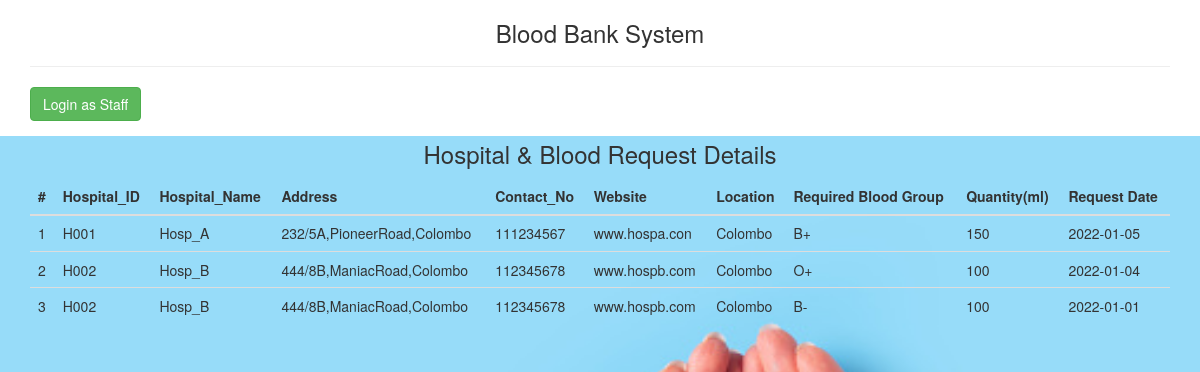
The page /php_files/index.php on the database its author committed.
### tables this page shows
CREATE TABLE `request` (
  `RequestID` varchar(20) NOT NULL,
  `PatientName` varchar(20) NOT NULL,
  `RequestDate` date NOT NULL,
  `RequiredBloodGroup` varchar(20) NOT NULL,
  `RequiredQuantity` int(11) NOT NULL,
  `HospID` varchar(20) NOT NULL
);

CREATE TABLE `hospital` (
  `HospitalID` varchar(20) NOT NULL,
  `HospitalName` varchar(20) NOT NULL,
  `Address` varchar(50) NOT NULL,
  `ContactNo` varchar(15) NOT NULL,
  `Website` varchar(20) NOT NULL,
  `Location` varchar(50) NOT NULL
);

### php_files/index.php (the view, shortened to what this page needs)
<?php
require_once'bbmconfig.php';
?>
<!DOCTYPE html>
<html lang="en">
<head>
<link href="https://maxcdn.bootstrapcdn.com/bootstrap/3.3.0/css/bootstrap.min.css" rel="stylesheet">
</head>
<body  style="background-image: url('111.jpg');
background-size: 100% 83%;
background-repeat: no-repeat;
background-attachment: fixed;
background-position: bottom;
">
<div class="container">
<div class="row">
<div class="col-md-12">
<h3>Blood Bank System</h3> <hr />
<a href="login.php"><button class="btn btn-success">Login as Staff</button></a>
<h3>Hospital & Blood Request Details</h3>
<div class="table-responsive">
<table id="mytable" class="table table-bordred table-striped">
<thead>
<th>#</th>
<th>Hospital_ID</th>
<th>Hospital_Name</th>
<th>Address</th>
<th>Contact_No</th>
<th>Website</th>
<th>Location</th>
<th>Required Blood Group</th>
<th>Quantity(ml)</th>
<th>Request Date</th>
</thead>
<tbody>
<?php
$sql =mysqli_query($con, "call HospitalDetails()");
$cnt=1;
$row=mysqli_num_rows($sql);
if($row>0){
while ($result=mysqli_fetch_array($sql)) {
?>
<tr>
<td><?php echo htmlentities($cnt);?></td>
<td><?php echo htmlentities($result['HospitalID']);?></td>
<td><?php echo htmlentities($result['HospitalName']);?></td>
<td><?php echo htmlentities($result['Address']);?></td>
<td><?php echo htmlentities($result['ContactNo']);?></td>
<td><?php echo htmlentities($result['Website']);?></td>
<td><?php echo htmlentities($result['Location']);?></td>
<td><?php echo htmlentities($result['RequiredBloodGroup']);?></td>
<td><?php echo htmlentities($result['RequiredQuantity']);?></td>
<td><?php echo htmlentities($result['RequestDate']);?></td>
</tr>
<?php
$cnt++;
} } else { ?>
<tr>
<td colspan="9" style="color:red; font-weight:bold;text-align:center;"> No Record found</td>
</tr>
<?php } ?>
</tbody>
</table>
</div>
</div>
</div>
</div>
</body>
</html>

### php_files/index.php (style rules this page uses)
h3 { text-align: center; }

### rows shown on the page
request: HospID.HospitalID "H001", HospID.HospitalName "Hosp_A", HospID.Address "232/5A,PioneerRoad,Colombo", HospID.ContactNo "111234567", HospID.Website "www.hospa.con", HospID.Location "Colombo", RequiredBloodGroup "B+", RequiredQuantity "150", RequestDate "2022-01-05"
request: HospID.HospitalID "H002", HospID.HospitalName "Hosp_B", HospID.Address "444/8B,ManiacRoad,Colombo", HospID.ContactNo "112345678", HospID.Website "www.hospb.com", HospID.Location "Colombo", RequiredBloodGroup "O+", RequiredQuantity "100", RequestDate "2022-01-04"
request: HospID.HospitalID "H002", HospID.HospitalName "Hosp_B", HospID.Address "444/8B,ManiacRoad,Colombo", HospID.ContactNo "112345678", HospID.Website "www.hospb.com", HospID.Location "Colombo", RequiredBloodGroup "B-", RequiredQuantity "100", RequestDate "2022-01-01"
